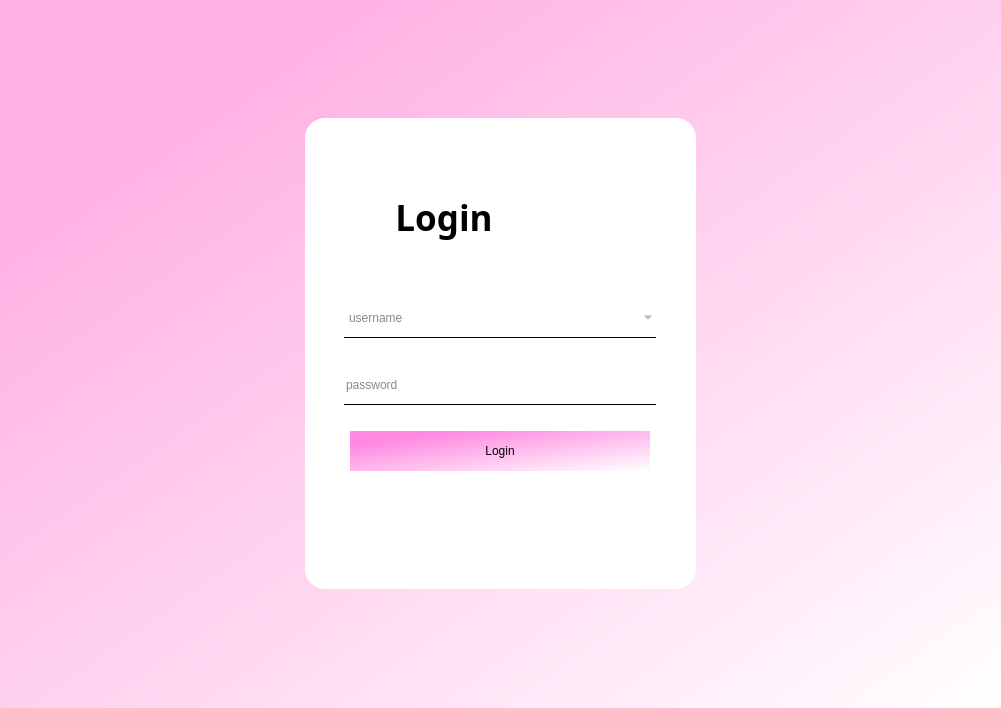
<?xml version="1.0" encoding="UTF-8"?>
<ui version="4.0">
 <class>Form</class>
 <widget class="QWidget" name="Form">
  <property name="geometry">
   <rect>
    <x>0</x>
    <y>0</y>
    <width>1001</width>
    <height>708</height>
   </rect>
  </property>
  <property name="minimumSize">
   <size>
    <width>600</width>
    <height>0</height>
   </size>
  </property>
  <property name="windowTitle">
   <string>Form</string>
  </property>
  <property name="styleSheet">
   <string notr="true">
background-color: qlineargradient(spread:pad, x1:0, y1:0, x2:1, y2:1, stop:0.188889 rgba(255, 179, 228, 255), stop:1 rgba(255, 255, 255, 255));</string>
  </property>
  <layout class="QGridLayout" name="gridLayout_2">
   <item row="0" column="0">
    <widget class="QGroupBox" name="groupBox">
     <property name="sizePolicy">
      <sizepolicy hsizetype="Fixed" vsizetype="Fixed">
       <horstretch>0</horstretch>
       <verstretch>0</verstretch>
      </sizepolicy>
     </property>
     <property name="minimumSize">
      <size>
       <width>391</width>
       <height>471</height>
      </size>
     </property>
     <property name="maximumSize">
      <size>
       <width>391</width>
       <height>471</height>
      </size>
     </property>
     <property name="font">
      <font>
       <family>黑体</family>
       <pointsize>9</pointsize>
      </font>
     </property>
     <property name="styleSheet">
      <string notr="true">QGroupBox
{
background-color: rgb(255, 255, 255);
border:transparent;
border-radius:20px;
}
QPushButton
{
	background-color: qlineargradient(spread:pad, x1:0, y1:0, x2:1, y2:1, stop:0.177778 rgba(255, 131, 223, 243), stop:1 rgba(255, 255, 255, 255));
border:transparent;
}
QLineEdit
{
	border-top:transparent;
    border-left:transparent;
    border-right:transparent;
    border-bottom:1px solid black;
    background: transparent;
	font: 12pt &quot;Microsoft YaHei UI&quot;;
	color: rgb(136, 136, 136);
}
QComboBox
{
	border-top:transparent;
    border-left:transparent;
    border-right:transparent;
    border-bottom:1px solid black;
    background: transparent;
    font: 12pt &quot;Microsoft YaHei UI&quot;;
    color: rgb(136, 136, 136);
}
QLable
{
 background: transparent;
 align: center;
}
QComboBox QAbstractItemView {
    outline: 0px solid gray;   /* 选定项的虚框 */
    border: 1px solid yellow;   /* 整个下拉窗体的边框 */
	color: rgb(97, 97, 97);
	background-color: rgb(255, 255, 255);
    selection-background-color: lightgreen;   /* 整个下拉窗体被选中项的背景色 */
}
QComboBox QAbstractItemView::item {
    height: 50px;   /* 项的高度（设置pComboBox-&gt;setView(new QListView());后，该项才起作用） */
}
</string>
     </property>
     <property name="title">
      <string/>
     </property>
     <layout class="QGridLayout" name="gridLayout">
      <item row="5" column="4">
       <spacer name="horizontalSpacer_4">
        <property name="orientation">
         <enum>Qt::Orientation::Horizontal</enum>
        </property>
        <property name="sizeHint" stdset="0">
         <size>
          <width>40</width>
          <height>20</height>
         </size>
        </property>
       </spacer>
      </item>
      <item row="3" column="0">
       <spacer name="horizontalSpacer">
        <property name="orientation">
         <enum>Qt::Orientation::Horizontal</enum>
        </property>
        <property name="sizeType">
         <enum>QSizePolicy::Policy::Maximum</enum>
        </property>
        <property name="sizeHint" stdset="0">
         <size>
          <width>30</width>
          <height>20</height>
         </size>
        </property>
       </spacer>
      </item>
      <item row="5" column="0">
       <spacer name="horizontalSpacer_3">
        <property name="orientation">
         <enum>Qt::Orientation::Horizontal</enum>
        </property>
        <property name="sizeHint" stdset="0">
         <size>
          <width>40</width>
          <height>20</height>
         </size>
        </property>
       </spacer>
      </item>
      <item row="3" column="4">
       <spacer name="horizontalSpacer_2">
        <property name="orientation">
         <enum>Qt::Orientation::Horizontal</enum>
        </property>
        <property name="sizeType">
         <enum>QSizePolicy::Policy::Maximum</enum>
        </property>
        <property name="sizeHint" stdset="0">
         <size>
          <width>30</width>
          <height>20</height>
         </size>
        </property>
       </spacer>
      </item>
      <item row="7" column="2">
       <spacer name="verticalSpacer_3">
        <property name="orientation">
         <enum>Qt::Orientation::Vertical</enum>
        </property>
        <property name="sizeHint" stdset="0">
         <size>
          <width>20</width>
          <height>40</height>
         </size>
        </property>
       </spacer>
      </item>
      <item row="5" column="2">
       <widget class="QPushButton" name="pushButton">
        <property name="sizePolicy">
         <sizepolicy hsizetype="Minimum" vsizetype="Maximum">
          <horstretch>0</horstretch>
          <verstretch>0</verstretch>
         </sizepolicy>
        </property>
        <property name="minimumSize">
         <size>
          <width>300</width>
          <height>40</height>
         </size>
        </property>
        <property name="text">
         <string>Login</string>
        </property>
       </widget>
      </item>
      <item row="4" column="2">
       <spacer name="verticalSpacer_2">
        <property name="orientation">
         <enum>Qt::Orientation::Vertical</enum>
        </property>
        <property name="sizeType">
         <enum>QSizePolicy::Policy::Maximum</enum>
        </property>
        <property name="sizeHint" stdset="0">
         <size>
          <width>20</width>
          <height>20</height>
         </size>
        </property>
       </spacer>
      </item>
      <item row="3" column="1" colspan="3">
       <layout class="QVBoxLayout" name="verticalLayout">
        <item>
         <widget class="QComboBox" name="comboBox">
          <property name="minimumSize">
           <size>
            <width>280</width>
            <height>40</height>
           </size>
          </property>
          <item>
           <property name="text">
            <string>username</string>
           </property>
          </item>
         </widget>
        </item>
        <item>
         <spacer name="verticalSpacer_4">
          <property name="orientation">
           <enum>Qt::Orientation::Vertical</enum>
          </property>
          <property name="sizeHint" stdset="0">
           <size>
            <width>20</width>
            <height>10</height>
           </size>
          </property>
         </spacer>
        </item>
        <item>
         <widget class="QLineEdit" name="lineEdit_2">
          <property name="minimumSize">
           <size>
            <width>280</width>
            <height>40</height>
           </size>
          </property>
          <property name="styleSheet">
           <string notr="true"/>
          </property>
          <property name="text">
           <string>password</string>
          </property>
         </widget>
        </item>
       </layout>
      </item>
      <item row="0" column="2">
       <layout class="QVBoxLayout" name="verticalLayout_2">
        <item>
         <spacer name="verticalSpacer_5">
          <property name="orientation">
           <enum>Qt::Orientation::Vertical</enum>
          </property>
          <property name="sizeType">
           <enum>QSizePolicy::Policy::Minimum</enum>
          </property>
          <property name="sizeHint" stdset="0">
           <size>
            <width>20</width>
            <height>60</height>
           </size>
          </property>
         </spacer>
        </item>
        <item>
         <widget class="QLabel" name="label">
          <property name="font">
           <font>
            <family>黑体</family>
            <pointsize>26</pointsize>
            <bold>true</bold>
            <underline>false</underline>
           </font>
          </property>
          <property name="styleSheet">
           <string notr="true">background-color: rgb(255, 255, 255);</string>
          </property>
          <property name="text">
           <string>     Login</string>
          </property>
         </widget>
        </item>
        <item>
         <spacer name="verticalSpacer">
          <property name="orientation">
           <enum>Qt::Orientation::Vertical</enum>
          </property>
          <property name="sizeType">
           <enum>QSizePolicy::Policy::Maximum</enum>
          </property>
          <property name="sizeHint" stdset="0">
           <size>
            <width>20</width>
            <height>50</height>
           </size>
          </property>
         </spacer>
        </item>
       </layout>
      </item>
     </layout>
    </widget>
   </item>
  </layout>
 </widget>
 <resources>
  <include location="../../Res/res.qrc"/>
 </resources>
 <connections/>
</ui>
